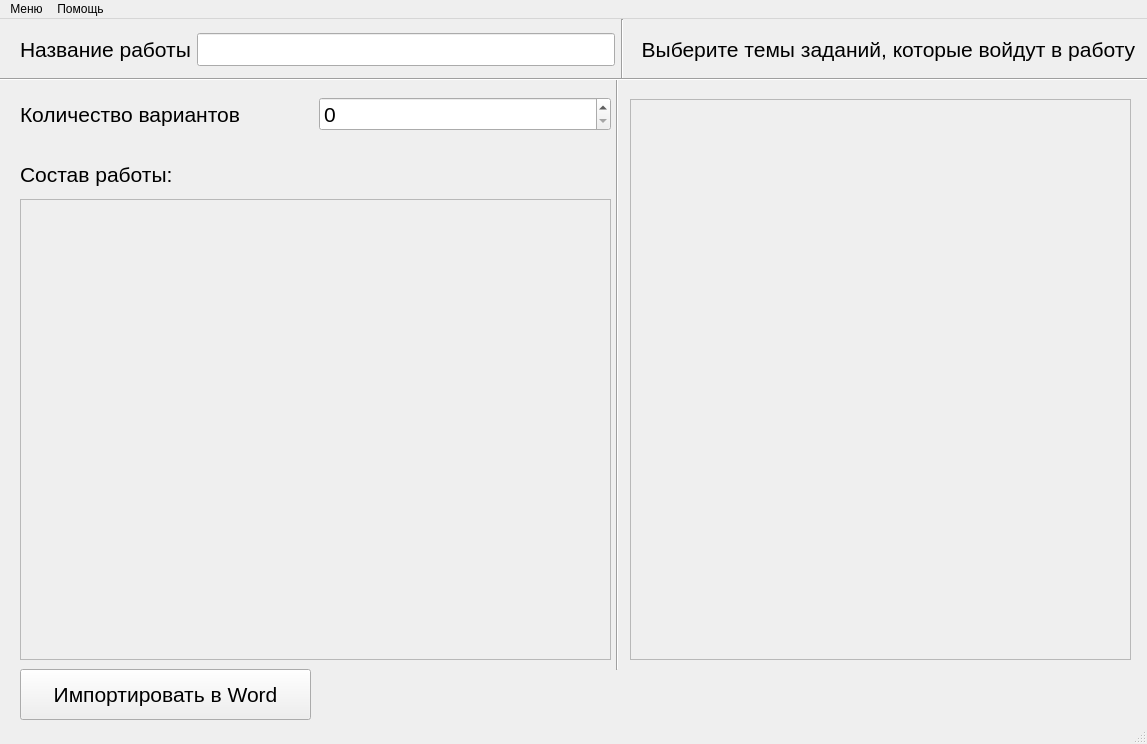
<?xml version="1.0" encoding="UTF-8"?>
<ui version="4.0">
 <class>MainWindow</class>
 <widget class="QMainWindow" name="MainWindow">
  <property name="geometry">
   <rect>
    <x>0</x>
    <y>0</y>
    <width>1147</width>
    <height>744</height>
   </rect>
  </property>
  <property name="windowTitle">
   <string>MainWindow</string>
  </property>
  <widget class="QWidget" name="centralwidget">
   <widget class="QScrollArea" name="CurWork">
    <property name="geometry">
     <rect>
      <x>20</x>
      <y>180</y>
      <width>591</width>
      <height>461</height>
     </rect>
    </property>
    <property name="widgetResizable">
     <bool>true</bool>
    </property>
    <widget class="QWidget" name="scrollAreaWidgetContents">
     <property name="geometry">
      <rect>
       <x>0</x>
       <y>0</y>
       <width>587</width>
       <height>457</height>
      </rect>
     </property>
    </widget>
   </widget>
   <widget class="QScrollArea" name="Themes">
    <property name="geometry">
     <rect>
      <x>630</x>
      <y>80</y>
      <width>501</width>
      <height>561</height>
     </rect>
    </property>
    <property name="widgetResizable">
     <bool>true</bool>
    </property>
    <widget class="QWidget" name="scrollAreaWidgetContents_2">
     <property name="geometry">
      <rect>
       <x>0</x>
       <y>0</y>
       <width>497</width>
       <height>557</height>
      </rect>
     </property>
    </widget>
   </widget>
   <widget class="QLabel" name="label_4">
    <property name="geometry">
     <rect>
      <x>20</x>
      <y>140</y>
      <width>151</width>
      <height>31</height>
     </rect>
    </property>
    <property name="font">
     <font>
      <pointsize>16</pointsize>
     </font>
    </property>
    <property name="text">
     <string>Состав работы:</string>
    </property>
   </widget>
   <widget class="QWidget" name="horizontalLayoutWidget">
    <property name="geometry">
     <rect>
      <x>20</x>
      <y>0</y>
      <width>1116</width>
      <height>61</height>
     </rect>
    </property>
    <layout class="QHBoxLayout" name="horizontalLayout">
     <item>
      <widget class="QLabel" name="label">
       <property name="font">
        <font>
         <pointsize>16</pointsize>
        </font>
       </property>
       <property name="text">
        <string>Название работы</string>
       </property>
      </widget>
     </item>
     <item>
      <widget class="QLineEdit" name="NameWork">
       <property name="enabled">
        <bool>true</bool>
       </property>
       <property name="font">
        <font>
         <pointsize>16</pointsize>
        </font>
       </property>
       <property name="dragEnabled">
        <bool>true</bool>
       </property>
      </widget>
     </item>
     <item>
      <widget class="Line" name="line">
       <property name="orientation">
        <enum>Qt::Vertical</enum>
       </property>
      </widget>
     </item>
     <item>
      <widget class="QLabel" name="label_3">
       <property name="font">
        <font>
         <pointsize>16</pointsize>
        </font>
       </property>
       <property name="text">
        <string>  Выберите темы заданий, которые войдут в работу</string>
       </property>
      </widget>
     </item>
    </layout>
   </widget>
   <widget class="Line" name="line_2">
    <property name="geometry">
     <rect>
      <x>609</x>
      <y>60</y>
      <width>16</width>
      <height>591</height>
     </rect>
    </property>
    <property name="orientation">
     <enum>Qt::Vertical</enum>
    </property>
   </widget>
   <widget class="Line" name="line_3">
    <property name="geometry">
     <rect>
      <x>-20</x>
      <y>50</y>
      <width>1171</width>
      <height>20</height>
     </rect>
    </property>
    <property name="orientation">
     <enum>Qt::Horizontal</enum>
    </property>
   </widget>
   <widget class="QWidget" name="horizontalLayoutWidget_2">
    <property name="geometry">
     <rect>
      <x>20</x>
      <y>70</y>
      <width>591</width>
      <height>51</height>
     </rect>
    </property>
    <layout class="QHBoxLayout" name="horizontalLayout_2">
     <item>
      <widget class="QLabel" name="label_2">
       <property name="font">
        <font>
         <pointsize>16</pointsize>
        </font>
       </property>
       <property name="text">
        <string>Количество вариантов</string>
       </property>
      </widget>
     </item>
     <item>
      <widget class="QSpinBox" name="NVar">
       <property name="font">
        <font>
         <pointsize>16</pointsize>
        </font>
       </property>
      </widget>
     </item>
    </layout>
   </widget>
   <widget class="QPushButton" name="Import">
    <property name="geometry">
     <rect>
      <x>20</x>
      <y>650</y>
      <width>291</width>
      <height>51</height>
     </rect>
    </property>
    <property name="font">
     <font>
      <pointsize>16</pointsize>
     </font>
    </property>
    <property name="text">
     <string>Импортировать в Word</string>
    </property>
   </widget>
  </widget>
  <widget class="QMenuBar" name="menubar">
   <property name="geometry">
    <rect>
     <x>0</x>
     <y>0</y>
     <width>1147</width>
     <height>20</height>
    </rect>
   </property>
   <widget class="QMenu" name="menuMenu">
    <property name="title">
     <string>Меню</string>
    </property>
    <addaction name="action_Ctrl_N"/>
    <addaction name="action_Word_Shift_I"/>
   </widget>
   <widget class="QMenu" name="menuHelp">
    <property name="title">
     <string>Помощь</string>
    </property>
    <addaction name="action_Ctrl_I"/>
   </widget>
   <addaction name="menuMenu"/>
   <addaction name="menuHelp"/>
  </widget>
  <widget class="QStatusBar" name="statusbar"/>
  <action name="action_Ctrl_N">
   <property name="text">
    <string>Добавить задачу (Ctrl + N)</string>
   </property>
  </action>
  <action name="action_Ctrl_I">
   <property name="text">
    <string>Справка (Ctrl + I)</string>
   </property>
  </action>
  <action name="action_Word_Shift_I">
   <property name="text">
    <string>Импортировать в Word (Shift + I)</string>
   </property>
  </action>
 </widget>
 <resources/>
 <connections/>
</ui>
